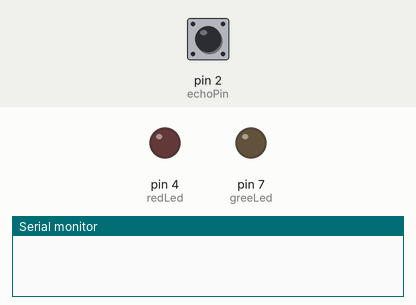
Simulated run of this sketch. Board: Arduino Uno, built with avr-gcc and run on an emulated ATmega328P. Shown: output pins drawn as LEDs (lit = HIGH), the last lines printed to the serial monitor. The test bench sets the inputs (shaded band); at power-on: pin 2 (echoPin) LOW. Pins used as bus, display or sensor lines are not drawn.

Above: at 1.2 s.
1.3 s: pin 2 (echoPin) pulsed HIGH 2 times (0.12 s each, 0.3 s apart)
At 2.4 s:
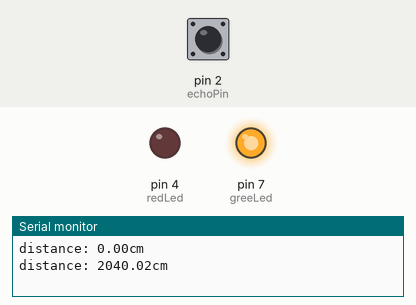
At 3.4 s:
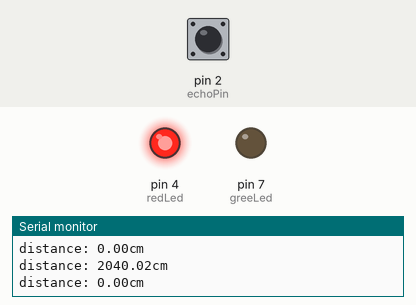
Timing chart, 0 to 4.9 s (numbered marks = the images above; inputs shaded):
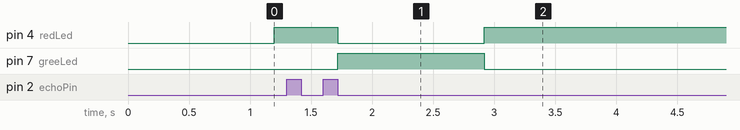

The sketch:

funky_bombul1.ino
```cpp
// C++ code
//
	int echoPin = 2;
  	int trigPin = 3;
	int redLed = 4;
	int greeLed = 7;

	float duration;
	float distance;

void setup()
{
  pinMode(trigPin, OUTPUT);
  pinMode(trigPin, OUTPUT);
  pinMode(redLed, OUTPUT);
  pinMode(greeLed, OUTPUT);
  Serial.begin(9600);
}

void loop()
{
  digitalWrite(trigPin, LOW);
  delay(100);

  digitalWrite(trigPin, HIGH);
  delay(100);

  digitalWrite(trigPin, LOW);


  duration = pulseIn(echoPin, HIGH);

  distance = (duration * 0.034) / 2;

  if(distance < 10) {
  	digitalWrite(redLed, HIGH);

    digitalWrite(greeLed, LOW);
  }
  else if(distance > 20){
  	digitalWrite(greeLed, HIGH);

    digitalWrite(redLed, LOW);
  }
  else{
  digitalWrite(greeLed, LOW);
  digitalWrite(redLed, LOW);
  }

  Serial.print("distance: ");
  Serial.print(distance);
  Serial.println("cm");


}
```

Measured:
- after the input at 1.3 s, pin 4 (redLed): HIGH → LOW after 0.42 s, → HIGH 1.2 s later; pin 7 (greeLed): LOW → HIGH after 0.42 s, → LOW 1.2 s later
